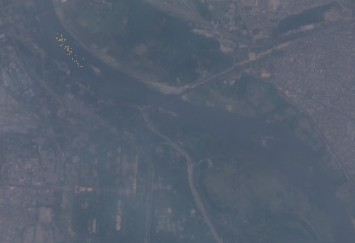
#> input picture data/tif_images/2021-11-10-00_00_2021-11-10-23_59_Sentinel-2_L1C_Ulyssys_Water_Quality_Viewer_.tif, 355 x 243 px; its folder holds only this picture in this run
$ python cloud_removal.py
#> lines starting #> are read from the running program, lines starting #| are printed output that depends on the picture; after the words box and inside, x2 and y2 are one past the last pixel; in counts of white or black regions, pixels touching at a corner belong together
#> in process_all_tif, img is the input picture: PIL image 355x243 RGB; mean R, G, B 85.9, 95.8, 110.8
import os
import numpy as np
from PIL import Image
from skimage import morphology, exposure

def simple_cloud_removal(img):
    # Convert to grayscale
    gray = img.convert('L')
    arr = np.array(gray)
    # Normalize
    arr = exposure.rescale_intensity(arr, out_range=(0, 255))
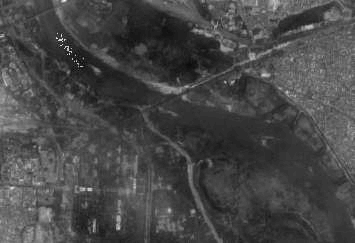
#> arr: shape (243, 355) float64; min 0, max 255, mean 72.1
    # Threshold: clouds are very bright
    cloud_mask = arr > 200
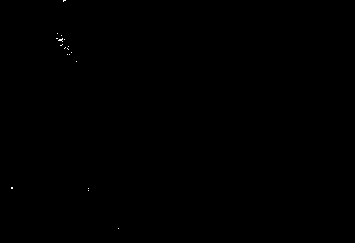
#> cloud_mask: shape (243, 355) bool; 0.04% white in thin lines or dots, all inside (x1, y1, x2, y2) = (11, 0, 119, 229)
    # Morphological closing to fill small holes
    cloud_mask = morphology.closing(cloud_mask, morphology.disk(5))
#> cloud_mask: shape (243, 355) bool; 0.13% white; 7 white regions (6 under 20 px), largest, box (x1, y1, x2, y2) and area: (56, 33, 72, 55) 98
    # Set cloud pixels to median of non-cloud
    non_cloud = arr[~cloud_mask]
    median_val = np.median(non_cloud) if non_cloud.size > 0 else 127
#> median_val = 65.81
    arr[cloud_mask] = median_val
#> arr: shape (243, 355) float64; 0.13% of pixels changed, all inside (x1, y1, x2, y2) = (11, 0, 119, 229)
    return Image.fromarray(arr).convert('RGB')

def process_all_tif(src_dir, dst_dir):
    if not os.path.exists(dst_dir):
        os.makedirs(dst_dir)
    for fname in os.listdir(src_dir):
        if fname.lower().endswith('.tif'):
            img_path = os.path.join(src_dir, fname)
            img = Image.open(img_path)
            cleaned = simple_cloud_removal(img)
            cleaned.save(os.path.join(dst_dir, fname))
            print(f"Processed {fname}")

if __name__ == "__main__":
    src = "data/tif_images"
    dst = "data/clean_images"
    process_all_tif(src, dst)
